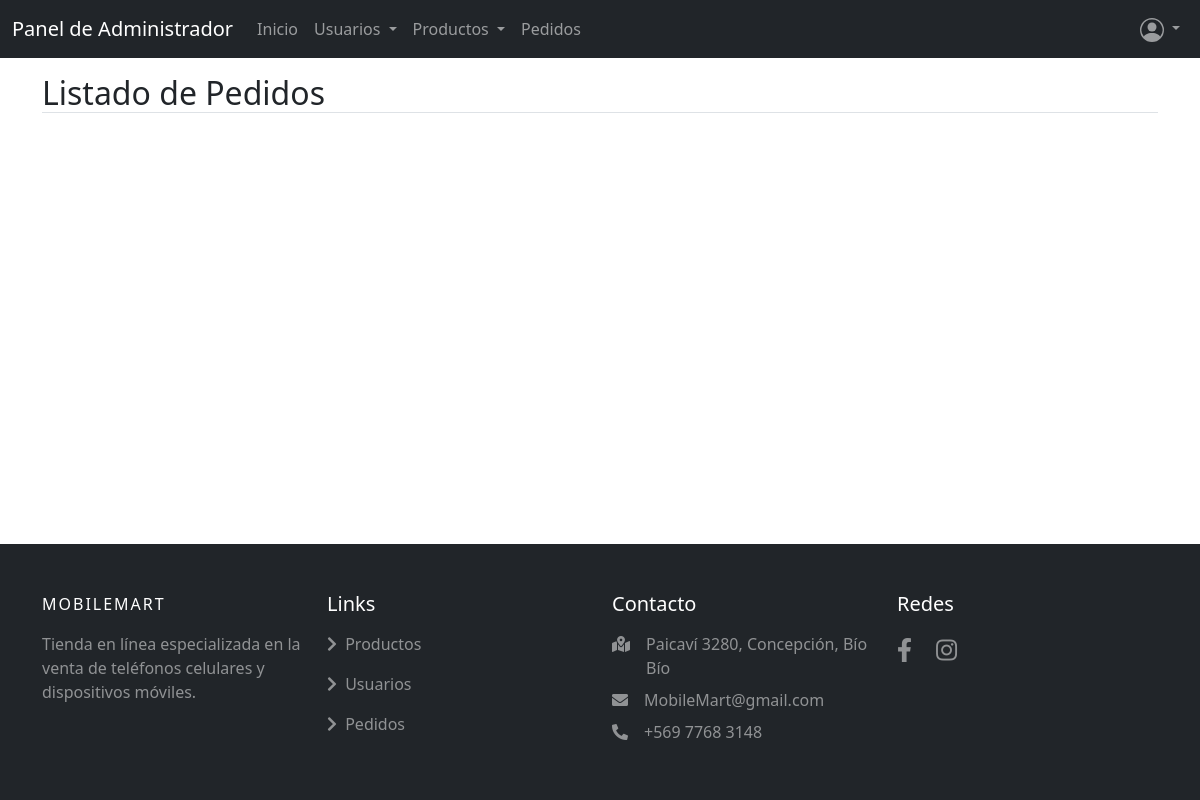
The page /listadopedidos/ (signed in) on the database as committed earlier.
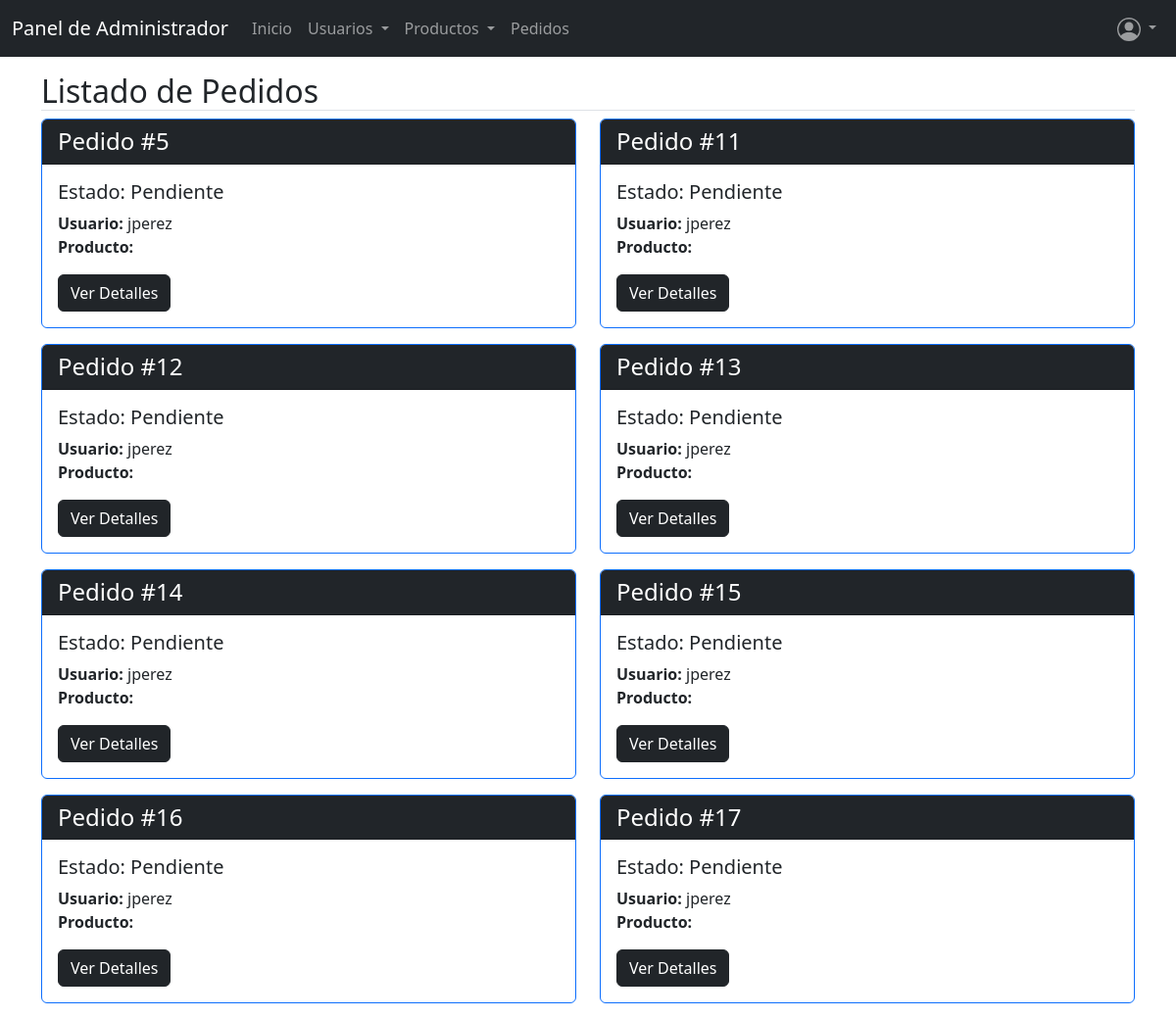
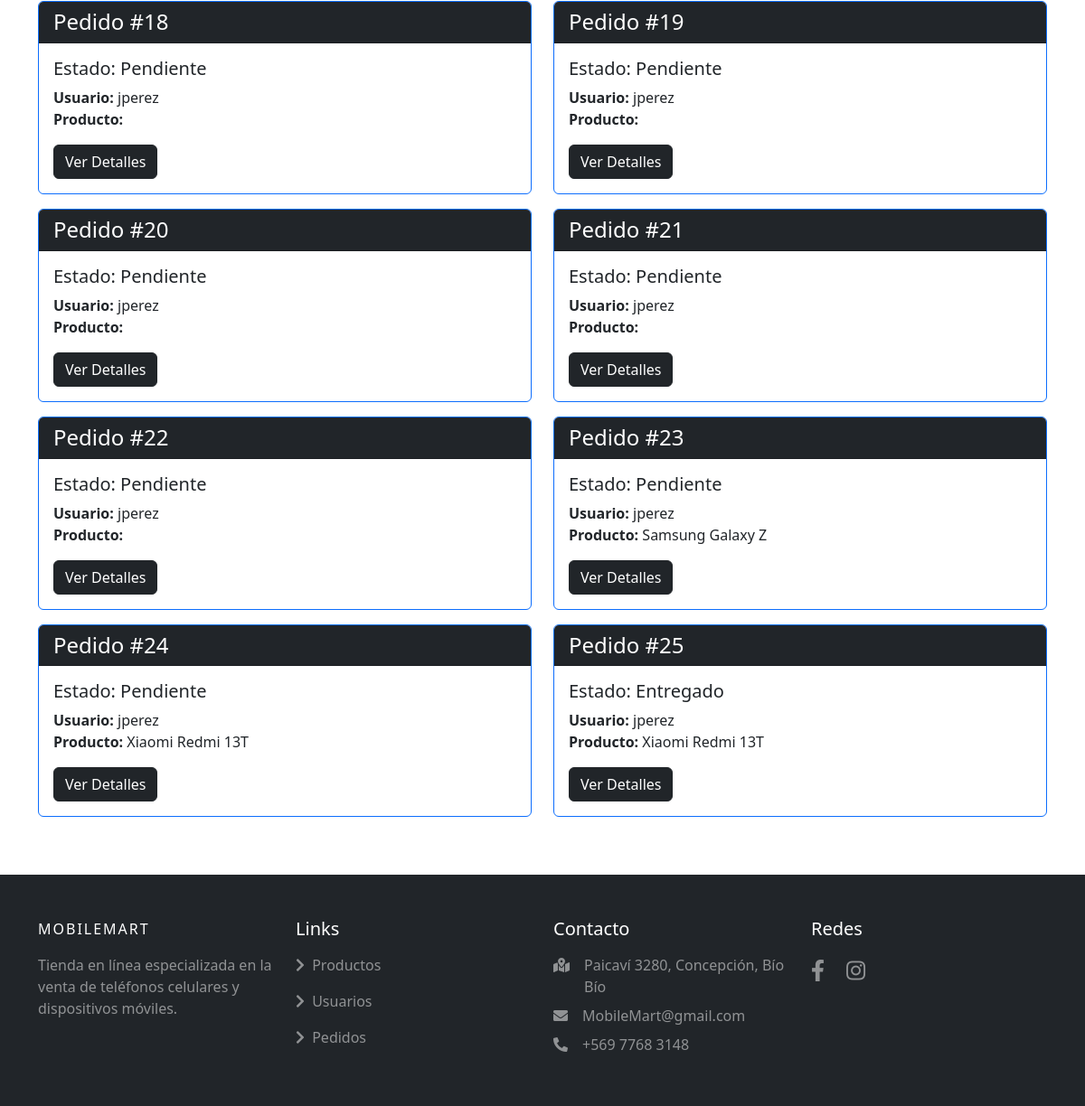
The same page on the database as committed later (2 pictures, top to bottom).
### mobilemart/models.py (models this page shows, shortened)
class Pedido(models.Model):
    usuario = models.ForeignKey(settings.AUTH_USER_MODEL, on_delete=models.PROTECT)
    fecha_pedido = models.DateTimeField(auto_now_add=True)
    total = models.IntegerField(default=0, validators=[MinValueValidator(0)])
    estado = models.CharField(max_length=20, choices=ESTADO_PEDIDO, default='Pendiente')

class CustomUser(AbstractBaseUser, PermissionsMixin):
    rut=models.CharField(max_length=12, validators=[validar_rut])
    nombre = models.CharField(max_length=50, validators=[MinLengthValidator(3, message=("El nombre debe tener al menos 3 caracteres"))])
    apellido = models.CharField(max_length=50,  validators=[MinLengthValidator(3, message=("El apellido debe tener al menos 3 caracteres"))])
    email = models.EmailField(unique=True)
    username=models.CharField("Nombre de usuario", max_length=50, validators=[MinLengthValidator(3, message=("El nombre de usuario debe tener al menos 3 caracteres"))])
    is_active = models.BooleanField(default=True)
    is_staff = models.BooleanField(default=False)
    telefono = models.CharField(verbose_name="Teléfono", max_length=10, validators=[RegexValidator(r'^\d{9}$', 'El teléfono debe contener exactamente 9 números.')])
    region = models.CharField(verbose_name="Región", max_length=100)  # Nuevo campo
    comuna = models.CharField(max_length=100)  # Nuevo campo
    direccion = models.CharField(verbose_name="Dirección",max_length=255)  # Nuevo campo
    num_departamento = models.CharField(verbose_name="N° de departamento (si aplica)", max_length=10, blank=True)  # Nuevo campo
    objects = CustomUserManager()
    USERNAME_FIELD = 'email'
    REQUIRED_FIELDS = ['nombre', 'apellido']

class DetallePedido(models.Model):
    pedido = models.ForeignKey(Pedido, related_name='detalles', on_delete=models.CASCADE)
    celular = models.ForeignKey(Celular, on_delete=models.CASCADE)
    cantidad = models.PositiveIntegerField(default=1)
    precio = models.IntegerField(default=0, validators=[MinValueValidator(0)])

class Celular(models.Model):
    modelo=models.CharField(max_length=50, null=False)
    marca=models.CharField(max_length=20, null=False, choices=MARCA)
    precio=models.IntegerField(default=0, validators=[MinValueValidator(0)])
    especificaciones=models.CharField(max_length=500, null=False)
    foto=models.ImageField(upload_to='celulares', null=True)

### mobilemart/views.py (the view)
# urls.py: path('listadopedidos/', listadopedidos, name='listadopedidos'),
@user_passes_test(lambda u: u.is_superuser)
def listadopedidos(request):
    pedidos = Pedido.objects.all()
    return render(request, 'mobilemart/listadopedidos.html', {'pedidos': pedidos})

### mobilemart/templates/mobilemart/listadopedidos.html (shortened to what this page needs)
{% extends 'mobilemart/baseadmin.html' %}
{% load static %}
{% block contenido %}
<section>
    <div class="container mt-3 mb-5">
        <h2 class="border-bottom">Listado de Pedidos</h2>
        <div class="row">
            {% for pedido in pedidos %}
            <div class="col-md-6">
                <div class="card border-primary mb-3">
                    <div class="card-header bg-dark text-white">
                        <h4 class="mb-0">Pedido #{{ pedido.id }}</h4>
                    </div>
                    <div class="card-body">
                        <h5 class="card-title">Estado: {{ pedido.estado }}</h5>
                        <p class="card-text">
                            <strong>Usuario:</strong> {{ pedido.usuario.username }}<br>
                            <strong>Producto:</strong> {% for detalle in pedido.detalles.all %}{{ detalle.celular.modelo }} {% endfor %}
                        </p>
                        <a href="{% url 'detallepedido' pedido.id %}" class="btn btn-dark">Ver Detalles</a>
                    </div>
                </div>
            </div>
            {% endfor %}
        </div>
    </div>
</section>
{% endblock contenido %}

Rows that differ between the two databases and show on the page:
added Pedido: id "5", estado "Pendiente", usuario.username "jperez"
added Pedido: id "11", estado "Pendiente", usuario.username "jperez"
added Pedido: id "12", estado "Pendiente", usuario.username "jperez"
added Pedido: id "13", estado "Pendiente", usuario.username "jperez"
added Pedido: id "14", estado "Pendiente", usuario.username "jperez"
added Pedido: id "15", estado "Pendiente", usuario.username "jperez"
added Pedido: id "16", estado "Pendiente", usuario.username "jperez"
added Pedido: id "17", estado "Pendiente", usuario.username "jperez"
added Pedido: id "18", estado "Pendiente", usuario.username "jperez"
added Pedido: id "19", estado "Pendiente", usuario.username "jperez"
added Pedido: id "20", estado "Pendiente", usuario.username "jperez"
added Pedido: id "21", estado "Pendiente", usuario.username "jperez"
added Pedido: id "22", estado "Pendiente", usuario.username "jperez"
added Pedido: id "23", estado "Pendiente", usuario.username "jperez"
added DetallePedido: celular.modelo "Samsung Galaxy Z", shown under "23"
added Pedido: id "24", estado "Pendiente", usuario.username "jperez"
added DetallePedido: celular.modelo "Xiaomi Redmi 13T", shown under "24"
added Pedido: id "25", estado "Entregado", usuario.username "jperez"
added DetallePedido: celular.modelo "Xiaomi Redmi 13T", shown under "25"
